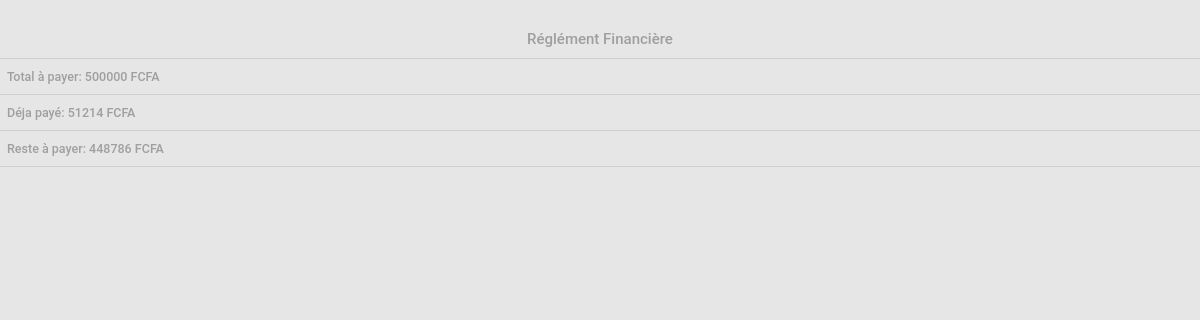
Page /compte_etudiant/finance.php?nom=1022 on the committed database.
### tables this page shows
CREATE TABLE IF NOT EXISTS `finance` (
  `id` int(11) NOT NULL AUTO_INCREMENT,
  `nom` varchar(200) NOT NULL,
  `prenom` varchar(200) NOT NULL,
  `alias` varchar(200) NOT NULL,
  `matricule` varchar(200) NOT NULL,
  `paie_total` varchar(200) NOT NULL,
  `deja_paye` varchar(200) NOT NULL,
  `reste_paye` varchar(200) NOT NULL,
  PRIMARY KEY (`id`)
);

### compte_etudiant/finance.php (the view, shortened to what this page needs)
<?php
 require dirname(__DIR__) . DIRECTORY_SEPARATOR . 'database' . DIRECTORY_SEPARATOR . 'database.php';
$matricule = $_GET['nom'];
$total = null;
    $q = $db->prepare("SELECT * FROM finance WHERE matricule = '$matricule' ");
    $q->execute();
     while($profile=$q->fetch()){
      $total = $profile['paie_total'];
      $paye = $profile['deja_paye'];
      $reste = $profile['reste_paye'];
    }
require '../head_foot/header.php';
?>
<br>
<br>
<h4 class="text-center">Réglément Financière</h4>
<hr>
<?php if($total): ?>
<h5>Total à payer: <?= $total?> FCFA</h5>
<hr>
<h5>Déja payé: <?= $paye?> FCFA</h5>
<hr>
<h5>Reste à payer: <?=$reste?> FCFA</h5>
<?php endif ?>
<hr>
<?php require '../head_foot/footer.php' ?>

### compte_etudiant/finance.php (style rules this page uses)
* { font-size: min(10vw, 10px); }
h5 { margin-left: 7px; }

### rows in the picture
finance: paie_total "500000", deja_paye "51214", reste_paye "448786"
